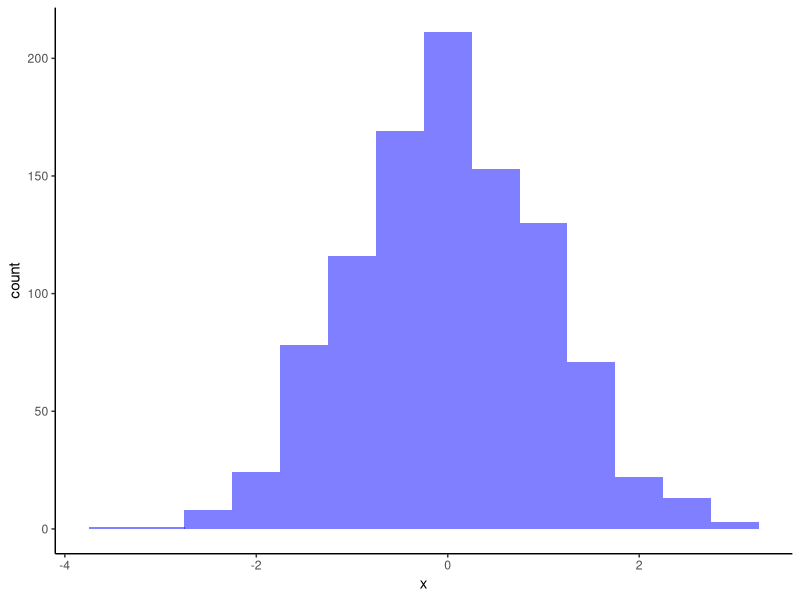
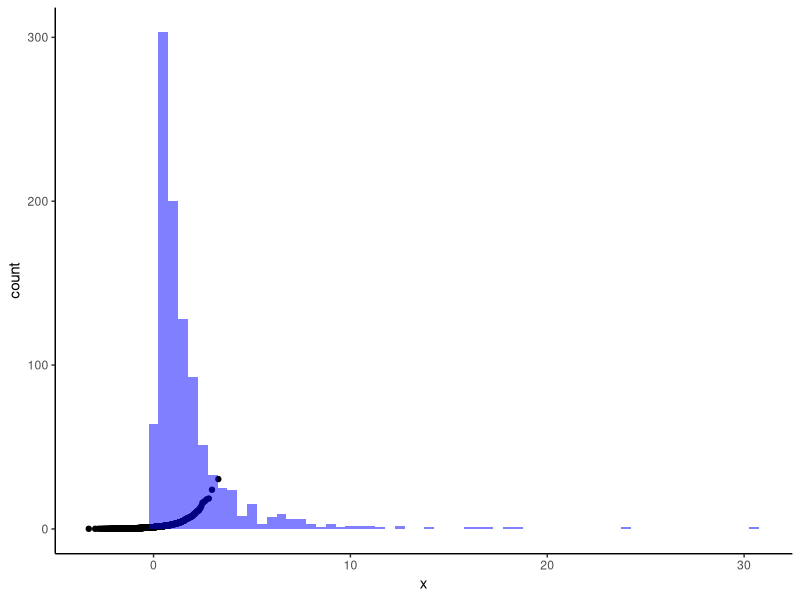
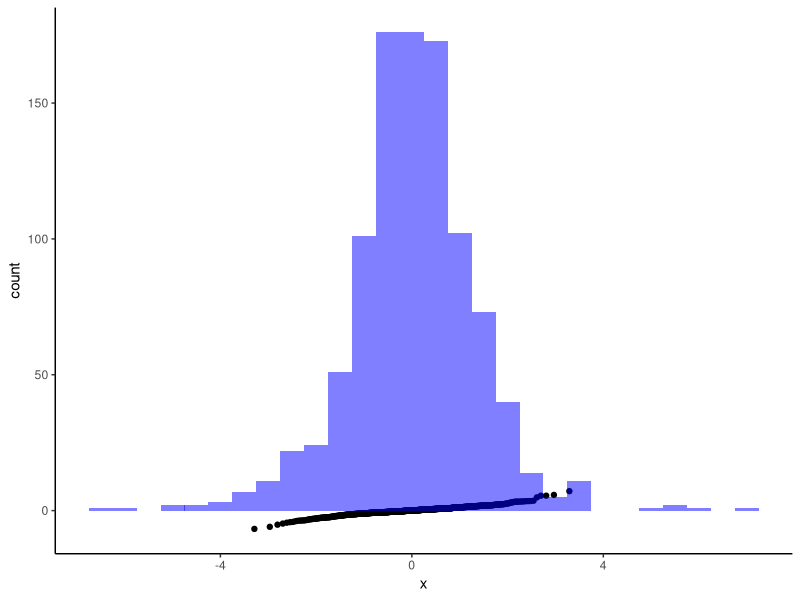
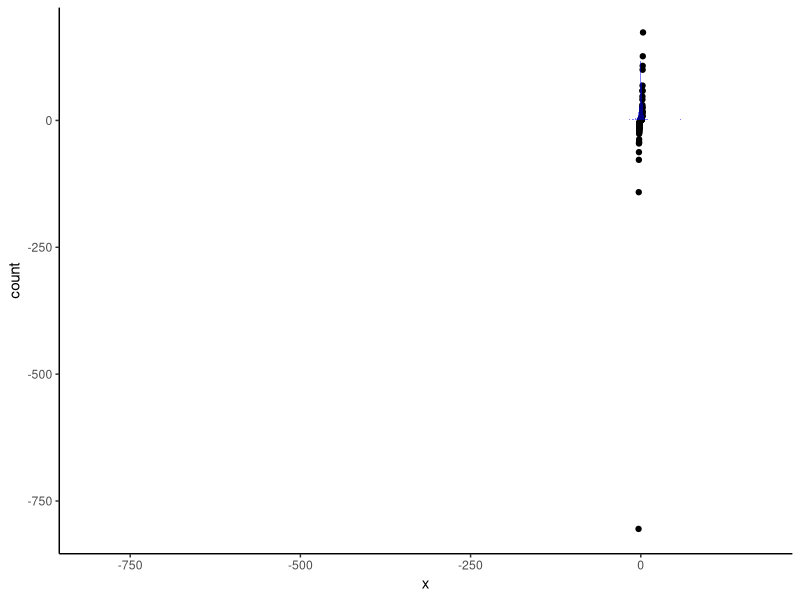
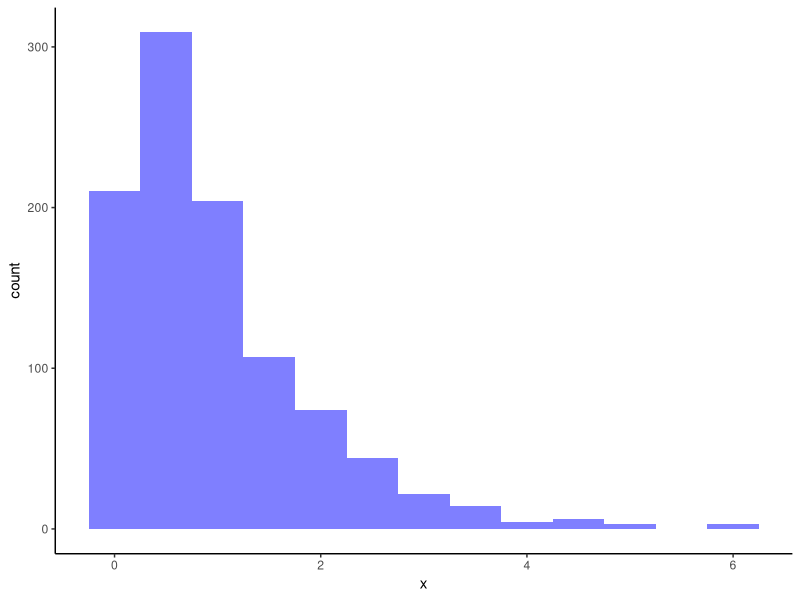

Generate these figures, in order, with R: (Note: this script raises an error after producing the figures.)
library(tidyverse)

#Normal Baja Kurtosis and Skewness
norm_dist <- rnorm(1000, mean = 0, sd = 1)

ggplot(data.frame(x = norm_dist)) + 
  geom_histogram(aes(x), binwidth = 0.5, right = TRUE, fill = "blue", alpha = 0.5) + 
  theme_classic()

#Log-Normal Distribution Alta Kurtosis and Skewness
lognorm_dist <- rlnorm(1000, meanlog = 0, sdlog = 1)

ggplot(data.frame(x = lognorm_dist)) + 
  geom_qq(aes(sample = x)) + 
  geom_histogram(aes(x), binwidth = 0.5, right = TRUE, fill = "blue", alpha = 0.5) + 
  theme_classic()

# Student's t  
t_dist <- rt(1000, df = 5)

ggplot(data.frame(x = t_dist)) + 
  geom_qq(aes(sample = x)) + 
  geom_histogram(aes(x), binwidth = 0.5, right = TRUE, fill = "blue", alpha = 0.5) + 
  theme_classic()

# Cauchy  
cauchy_dist <- rcauchy(1000, location = 0, scale = 1)

ggplot(data.frame(x = cauchy_dist)) + 
  geom_qq(aes(sample = x)) + 
  geom_histogram(aes(x), binwidth = 0.5, right = TRUE, fill = "blue", alpha = 0.5) + 
  theme_classic()

# Exponential 
exp_dist <- rexp(1000, rate = 1)

ggplot(data.frame(x = exp_dist)) + 
  geom_histogram(aes(x), binwidth = 0.5, right = TRUE, fill = "blue", alpha = 0.5) + 
  theme_classic()

# Skewed Exponential Distribution (High Kurtosis and Skewness)
skew_exp_dist <- rsexp(1000, location = 0, shape = 1)

ggplot(data.frame(x = skew_exp_dist)) + 
  geom_qq(aes(sample = x)) + 
  geom_histogram(aes(x), binwidth = 0.5, right = TRUE, fill = "blue", alpha = 0.5) + 
  theme_classic()


